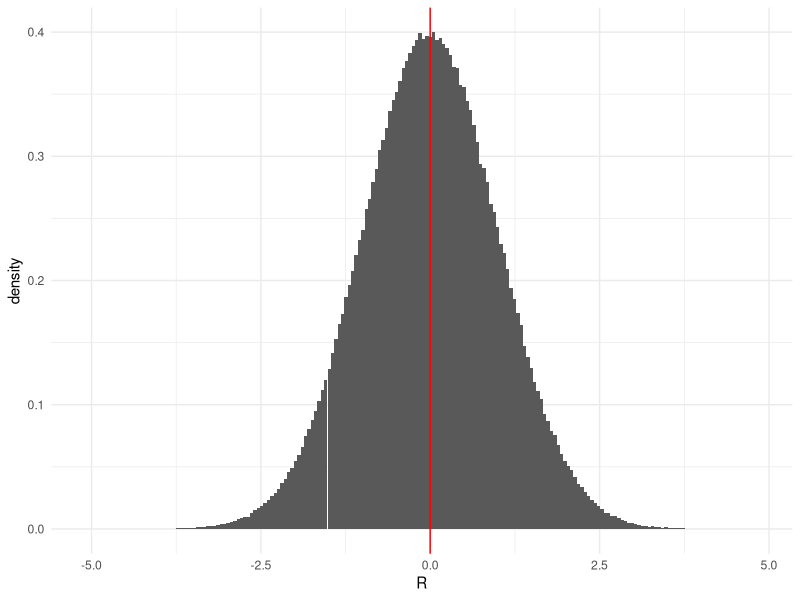
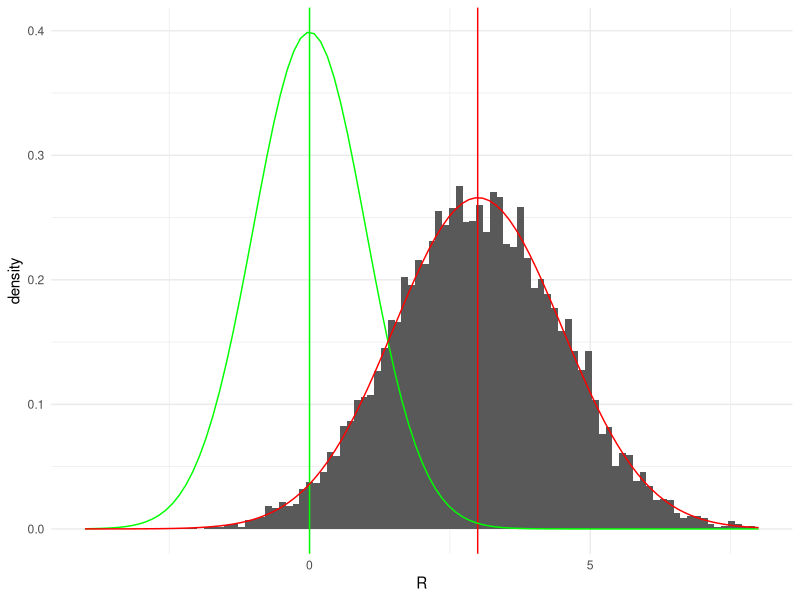
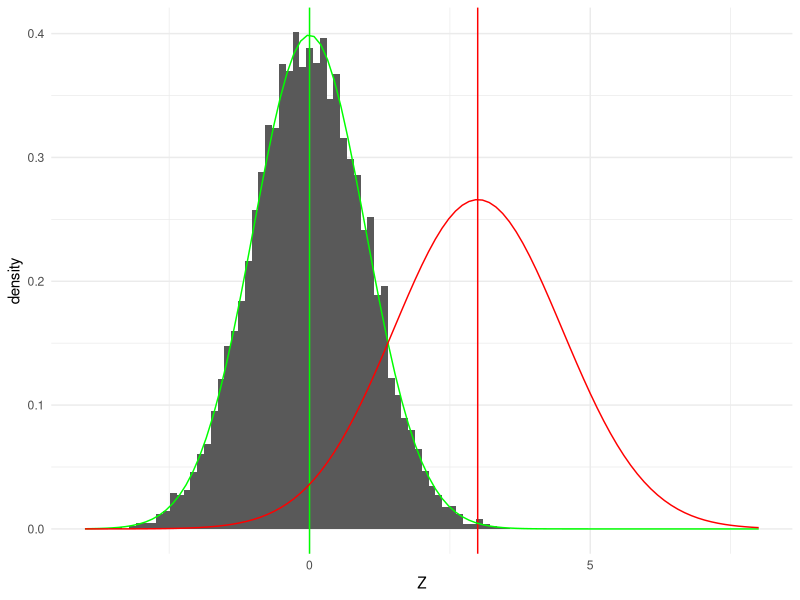
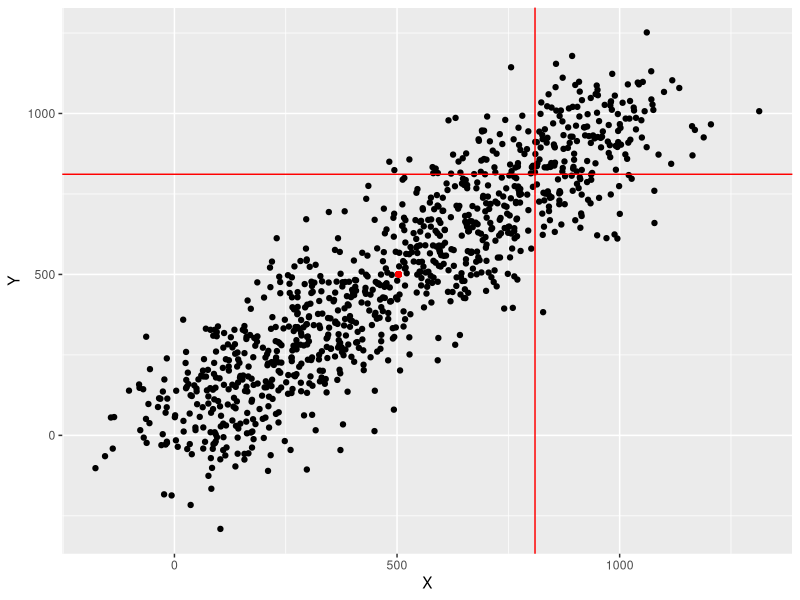

Here is the R script that generated these plots, in order:
## ---- chunk 1
X <- rbinom(n = 100, size = 1, prob = 0.5)

print(X)

## ---- chunk 2
library(ggplot2)
set.seed(1337) #seed for reproducibility
data <- data.frame(R = rnorm(n = 1000000))

ggplot(data, aes(x = R)) +
  geom_histogram(aes(y = ..density..), bins = 200) + 
  geom_vline(xintercept = mean(data$R), color="red") +
  theme_minimal()
## ---- chunk 3
A <- numeric() # Variable for storing the area sizes

A[1] <- (sum (abs (data$R[data$R < mean(data$R)]))) /sum(abs(data$R)) # Area to the left of the mean in percent
A[2] <- (sum (abs (data$R[data$R > mean(data$R)]))) /sum(abs(data$R)) # Area to the right of the mean in percent

print(A)
## ---- chunk 4
library(ggplot2)
set.seed(1337) #seed for reproducibility
data_st <- data.frame(R = rnorm(n = 10000, mean = 3, sd = 1.5))

ggplot(data_st, aes(x = R)) +
  geom_histogram(aes(y=..density..),bins = 100) + 
  geom_vline(xintercept = mean(data_st$R), color="red") +
  geom_vline(xintercept = 0, color="green") +
  stat_function(fun = dnorm, color = "green", args = list(mean = 0, sd = 1))+
  stat_function(fun = dnorm, color = "red", args = list(mean = 3, sd = 1.5)) +
  xlim(c(-4,8)) +
  theme_minimal()
## ---- chunk 5
data_st$Z <- (data_st$R - mean(data_st$R)) / sd(data_st$R)

ggplot(data_st, aes(x = Z)) +
  geom_histogram(aes(y=..density..),bins = 100) + 
  geom_vline(xintercept = mean(data_st$R), color="red") +
  geom_vline(xintercept = 0, color="green") +
  stat_function(fun = dnorm, color = "green", args = list(mean = 0, sd = 1))+
  stat_function(fun = dnorm, color = "red", args = list(mean = 3, sd = 1.5)) +
  xlim(c(-4,8)) +
  theme_minimal()
## ---- chunk 6
library(ggplot2)
set.seed(1337)
data_cov <- data.frame(X = 1:1000 + rnorm(1000, sd = 100),
                       Y = 1:1000 + rnorm(1000, sd = 100))

ggplot(data_cov, aes(x = X, y = Y)) + 
  geom_point() +
  geom_point(aes(x = mean(X), y = mean(Y)), color ="red") + 
  geom_vline(xintercept = mean(data_cov$X) + sd(data_cov$X), color = "red") +
  geom_hline(yintercept = mean(data_cov$Y) + sd(data_cov$Y), color = "red")
